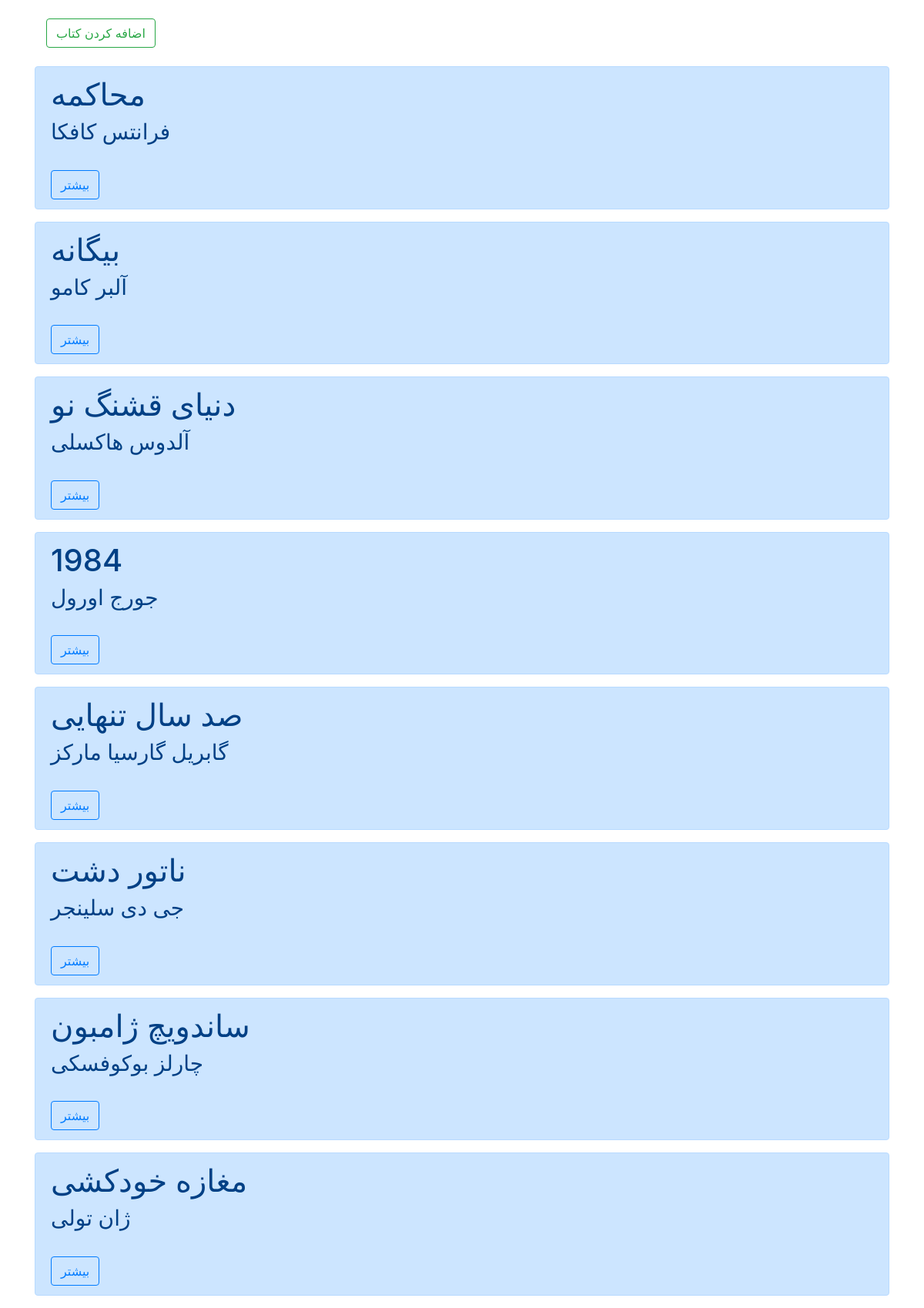
/books/, run on an earlier commit of the app's database.
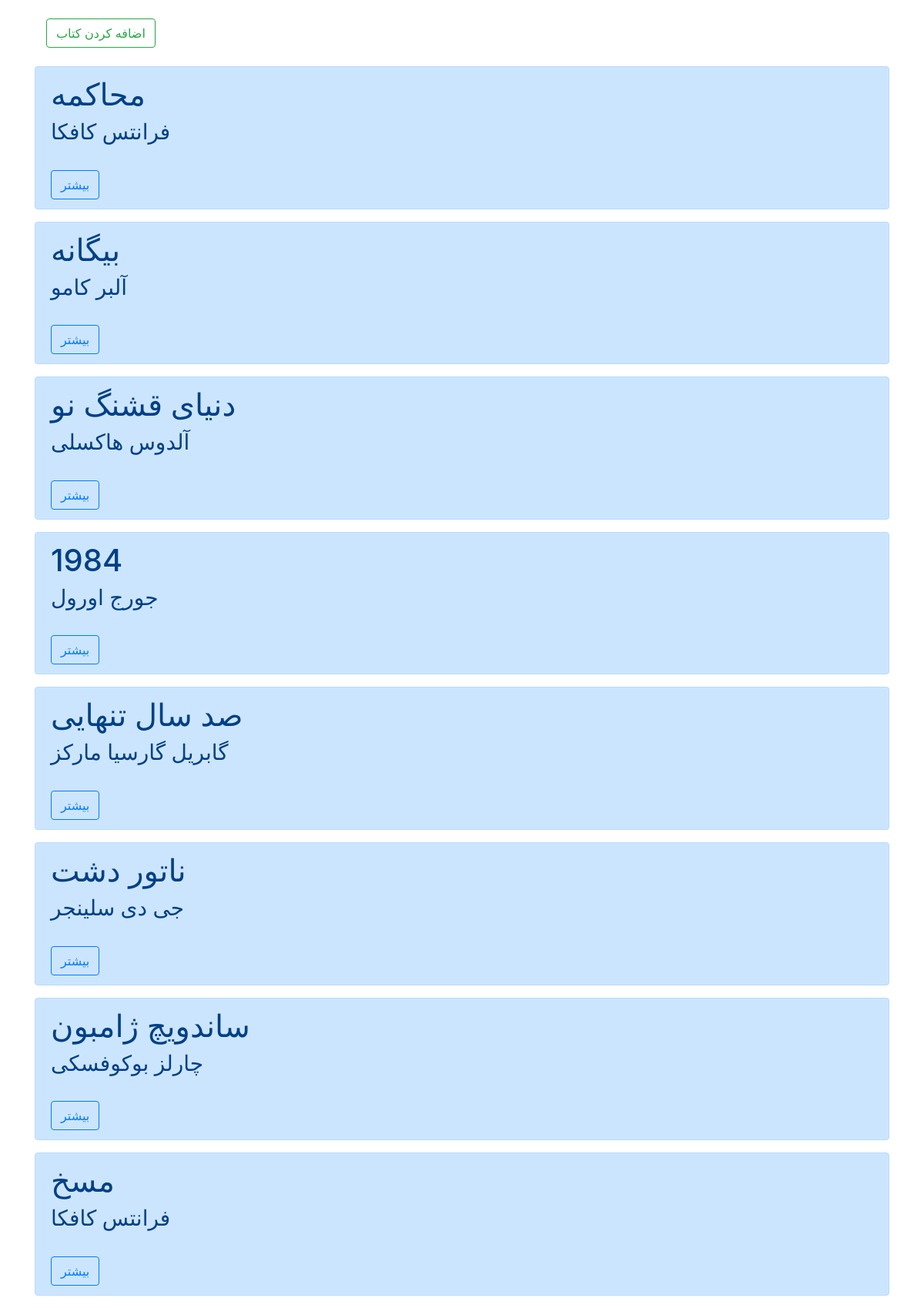
And on a later commit of the database.
### books/models.py (models this page shows, shortened)
class Book(models.Model):
    title = models.CharField(max_length=100)
    author = models.CharField(max_length=100)
    description = models.TextField()
    price = models.DecimalField(max_digits=5, decimal_places=2)
    def get_absolute_url(self):
        return reverse("book_detail", args=[self.id])

### books/views.py (the view)
# urls.py: path('', views.BookListView.as_view(), name='books_list'),
class BookListView(generic.ListView):
    model = Book
    template_name = 'books/books_list.html'
    context_object_name = 'books'

### books/templates/books/books_list.html (shortened to what this page needs)
{% extends '_base.html' %}
{% block content %}
    <div class="container">
        <br>
        <a class="btn btn-outline-success" href="{% url 'book_create' %}">اضافه کردن کتاب</a>
    </div><br>
    {% for book in books %}
    <div class="alert alert-primary" role="alert">
        <h1>{{book.title}}</h1>
        <h3>{{book.author}}</h3><br>
        <a class="btn btn-outline-primary" href="{{book.get_absolute_url}}">بیشتر</a>
    </div>
    {% endfor %}
{% endblock content %}

### templates/_base.html (shortened to what this page needs)
<!DOCTYPE html>
<html lang="en">
<head>
    <link href="https://cdn.jsdelivr.net/npm/bootstrap@5.1.3/dist/css/bootstrap.min.css" rel="stylesheet"
>
    <link rel="stylesheet" href="https://stackpath.bootstrapcdn.com/bootstrap/4.5.2/css/bootstrap.min.css">
</head>
<body>
    <div class="container">
        {% block content %}{% endblock content %}
    </div>
</body>
</html>

What changed in the data, as far as the page shows it:
removed Book: title "مغازه خودکشی", author "ژان تولی"
added Book: title "مسخ", author "فرانتس کافکا"
